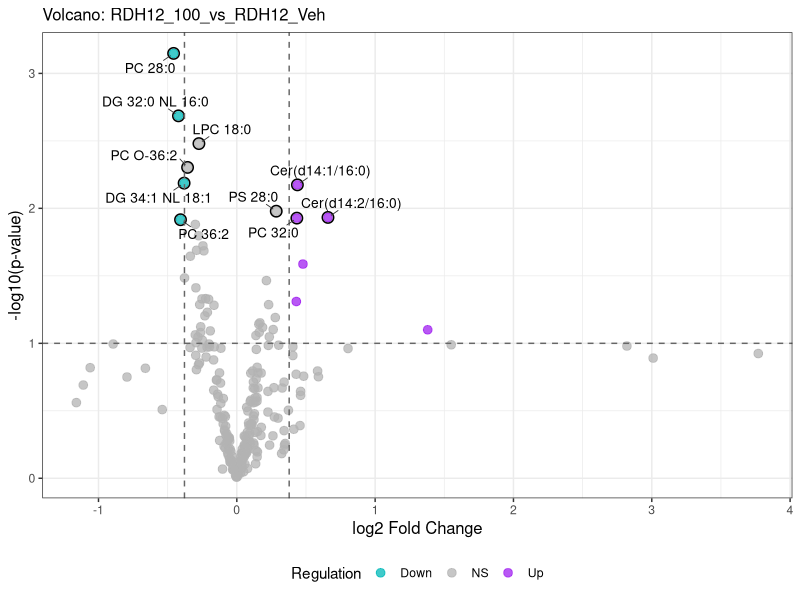
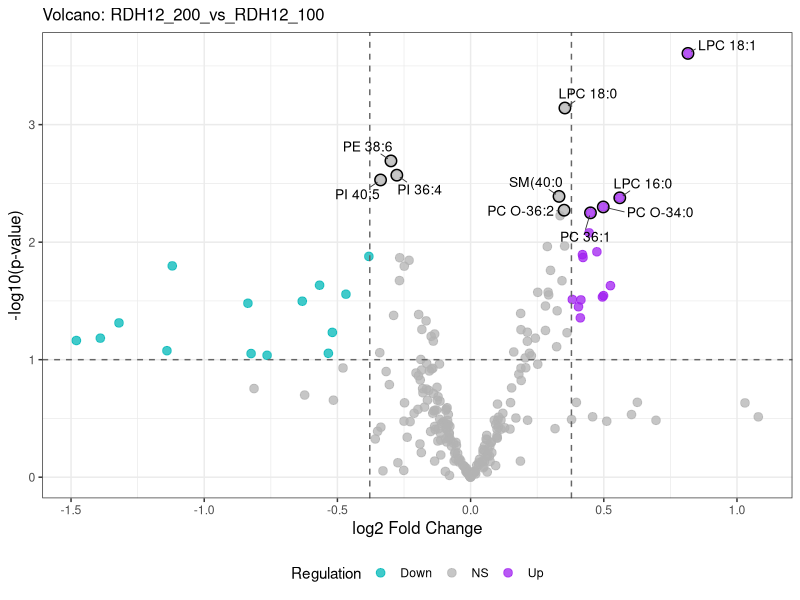
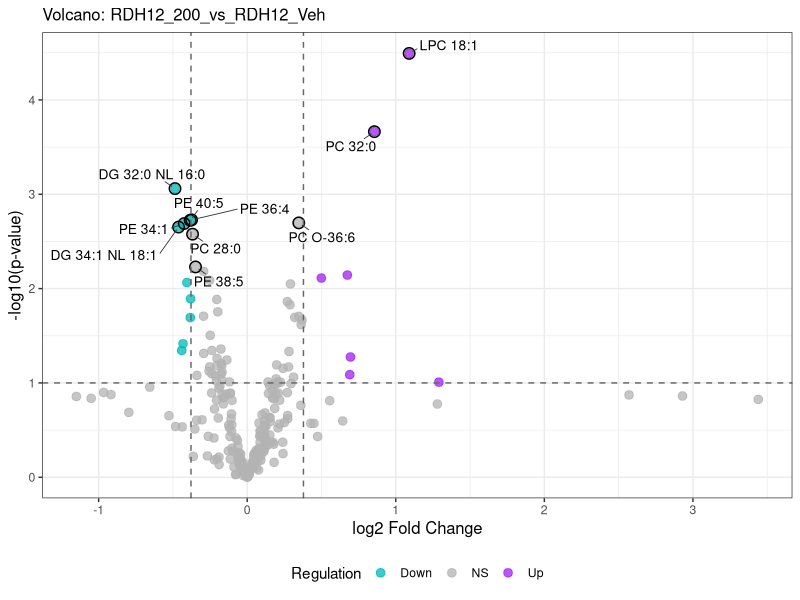

The R script that drew these images, in order:
#File Needed
DEPresults_v2 <- read.csv("Lipidomics/output_txts/Acute_DEA_v2_corrected.csv")

# =========================================================
# Batch standard volcano plots
# - loops over all contrasts automatically
# - uses ratio vs adjusted p-value
# - no missingness-class annotation
# - saves each plot as SVG
# - also writes a per-contrast table with rounded display values
# =========================================================

# -------------------------
# Packages
# -------------------------
library(dplyr)
library(ggplot2)
library(ggrepel)
library(stringr)

# =========================================================
# 1. USER INPUTS
# =========================================================

# Assumes your main table is already in memory as:
# DEPresults_v2

favorite_IDs <- c( )

padj_cutoff  <- 0.1
lfc_cutoff   <- log2(1.3)
n_top_labels <- 10

# output folder
out_dir <- "Lipidomics/Figures/Acute/VolcanoPlots/StandardVolcano/"
dir.create(out_dir, showWarnings = FALSE, recursive = TRUE)

# optional png output too
save_png <- FALSE

# plot size
plot_width  <- 7
plot_height <- 7

# whether labels should include rounded values
include_values_in_labels <- FALSE

# =========================================================
# 2. HELPER FUNCTIONS
# =========================================================

sanitize_filename <- function(x) {
  x %>%
    str_replace_all("[^A-Za-z0-9_\\-]+", "_") %>%
    str_replace_all("_+", "_") %>%
    str_replace_all("^_|_$", "")
}

get_all_contrasts <- function(df) {
  colnames(df) %>%
    .[str_detect(., "_ratio$")] %>%
    str_remove("_ratio$")
}

format_padj_display <- function(x) {
  case_when(
    is.na(x) ~ NA_character_,
    x < 0.01 ~ "<0.01",
    TRUE ~ sprintf("%.2f", round(x, 2))
  )
}

format_ratio_display <- function(x) {
  ifelse(is.na(x), NA_character_, sprintf("%.1f", round(x, 1)))
}

# =========================================================
# 3. MAIN PREP FUNCTION
# =========================================================

make_volcano_df_standard <- function(df,
                                     contrast,
                                     padj_cutoff = 0.1,
                                     lfc_cutoff = log2(1.3),
                                     favorite_IDs = character(),
                                     n_top_labels = 10,
                                     include_values_in_labels = FALSE) {
  
  ratio_col <- paste0(contrast, "_ratio")
  padj_col  <- paste0(contrast, "_p.val")
  
  needed_cols <- c("name", ratio_col, padj_col)
  missing_cols <- setdiff(needed_cols, colnames(df))
  
  if (length(missing_cols) > 0) {
    stop(
      "These required columns are missing for contrast '", contrast, "':\n",
      paste(missing_cols, collapse = "\n")
    )
  }
  
  out <- df %>%
    transmute(
      name = name,
      ratio = .data[[ratio_col]],
      padj  = .data[[padj_col]]
    ) %>%
    mutate(
      # keep full precision for plotting
      padj_plot = pmax(padj, 1e-300),
      
      # rounded/formatted values for display only
      ratio_round = round(ratio, 1),
      padj_round  = round(padj, 2),
      
      ratio_display = format_ratio_display(ratio),
      padj_display  = format_padj_display(padj),
      
      sig = !is.na(padj) & padj <= padj_cutoff,
      
      direction = case_when(
        !is.na(ratio) & ratio >=  lfc_cutoff & sig ~ "Up",
        !is.na(ratio) & ratio <= -lfc_cutoff & sig ~ "Down",
        TRUE ~ "NS"
      )
    )
  
  top_hits <- out %>%
    filter(!is.na(padj)) %>%
    arrange(padj) %>%
    slice_head(n = n_top_labels) %>%
    pull(name)
  
  out <- out %>%
    mutate(
      label_base = if_else(name %in% c(top_hits, favorite_IDs), name, NA_character_),
      label = case_when(
        is.na(label_base) ~ NA_character_,
        include_values_in_labels ~ paste0(
          label_base, "\n",
          "ratio=", ratio_display, ", padj=", padj_display
        ),
        TRUE ~ label_base
      )
    )
  
  out
}

# =========================================================
# 4. PLOTTING FUNCTION
# =========================================================

plot_volcano_standard <- function(volcano_df,
                                  contrast,
                                  padj_cutoff = 0.1,
                                  lfc_cutoff = log2(1.3)) {
  
  ggplot(volcano_df, aes(x = ratio, y = -log10(padj_plot))) +
    geom_point(
      aes(color = direction),
      alpha = 0.75,
      size = 2.6
    ) +
    geom_point(
      data = subset(volcano_df, !is.na(label)),
      shape = 21,
      size = 3.3,
      stroke = 0.8,
      color = "black",
      fill = NA,
      inherit.aes = FALSE,
      aes(x = ratio, y = -log10(padj_plot))
    ) +
    geom_vline(
      xintercept = c(-lfc_cutoff, lfc_cutoff),
      linetype = "dashed",
      color = "grey40"
    ) +
    geom_hline(
      yintercept = -log10(padj_cutoff),
      linetype = "dashed",
      color = "grey40"
    ) +
    geom_text_repel(
      aes(label = label),
      max.overlaps = 25,
      size = 3.5,
      color = "black",
      segment.color = "grey20",
      segment.size = 0.3,
      box.padding = 0.4,
      point.padding = 0.3,
      force = 2,
      min.segment.length = 0,
      na.rm = TRUE
    ) +
    theme_bw() +
    labs(
      title = paste("Volcano:", contrast),
      x = "log2 Fold Change",
      y = "-log10(p-value)",
      color = "Regulation"
    ) +
    scale_color_manual(
      values = c(
        "Up" = "purple",
        "Down" = "#00B8B8",
        "NS" = "grey70"
      ),
      drop = FALSE
    ) +
    theme(
      legend.position = "bottom",
      plot.title = element_text(size = 12),
      axis.title = element_text(size = 12)
    )
}

# =========================================================
# 5. BATCH SAVE FUNCTION
# =========================================================

save_all_standard_volcanoes <- function(df,
                                        out_dir = "Lipidomics/Figures/VolcanoPlots/StandardVolcano/",
                                        favorite_IDs = character(),
                                        padj_cutoff = 0.1,
                                        lfc_cutoff = log2(1.3),
                                        n_top_labels = 10,
                                        width = 12,
                                        height = 10,
                                        save_png = FALSE,
                                        include_values_in_labels = FALSE) {
  
  dir.create(out_dir, showWarnings = FALSE, recursive = TRUE)
  
  contrasts <- get_all_contrasts(df)
  
  if (length(contrasts) == 0) {
    stop("No contrast columns ending in '_ratio' were found.")
  }
  
  message("Found ", length(contrasts), " contrasts.")
  
  summary_tbl <- vector("list", length(contrasts))
  
  for (i in seq_along(contrasts)) {
    contrast <- contrasts[i]
    message("[", i, "/", length(contrasts), "] Processing: ", contrast)
    
    result <- tryCatch({
      volcano_df <- make_volcano_df_standard(
        df = df,
        contrast = contrast,
        padj_cutoff = padj_cutoff,
        lfc_cutoff = lfc_cutoff,
        favorite_IDs = favorite_IDs,
        n_top_labels = n_top_labels,
        include_values_in_labels = include_values_in_labels
      )
      
      p <- plot_volcano_standard(
        volcano_df = volcano_df,
        contrast = contrast,
        padj_cutoff = padj_cutoff,
        lfc_cutoff = lfc_cutoff
      )
      
      base_name <- sanitize_filename(paste0("volcano_", contrast))
      
      svg_file <- file.path(out_dir, paste0(base_name, ".svg"))
      
      ggsave(
        filename = svg_file,
        plot = p,
        width = width,
        height = height,
        units = "in"
      )
      
      if (save_png) {
        png_file <- file.path(out_dir, paste0(base_name, ".png"))
        ggsave(
          filename = png_file,
          plot = p,
          width = width,
          height = height,
          units = "in",
          dpi = 300
        )
      }
      
      # save rounded display table
      table_file <- file.path(out_dir, paste0(base_name, "_table.csv"))
      
      write.csv(
        volcano_df %>%
          select(
            name,
            ratio,
            padj,
            ratio_round,
            padj_round,
            ratio_display,
            padj_display,
            direction,
            label
          ),
        file = table_file,
        row.names = FALSE
      )
      
      data.frame(
        contrast = contrast,
        status = "saved",
        output_svg = svg_file,
        output_table = table_file,
        stringsAsFactors = FALSE
      )
    }, error = function(e) {
      message("  Skipped: ", contrast)
      message("  Reason: ", e$message)
      
      data.frame(
        contrast = contrast,
        status = paste("failed:", e$message),
        output_svg = NA_character_,
        output_table = NA_character_,
        stringsAsFactors = FALSE
      )
    })
    
    summary_tbl[[i]] <- result
  }
  
  bind_rows(summary_tbl)
}

# =========================================================
# 6. RUN BATCH EXPORT
# =========================================================

volcano_export_summary <- save_all_standard_volcanoes(
  df = DEPresults_v2,
  out_dir = out_dir,
  favorite_IDs = favorite_IDs,
  padj_cutoff = padj_cutoff,
  lfc_cutoff = lfc_cutoff,
  n_top_labels = n_top_labels,
  width = plot_width,
  height = plot_height,
  save_png = save_png,
  include_values_in_labels = include_values_in_labels
)

print(volcano_export_summary)

write.csv(
  volcano_export_summary,
  file = file.path(out_dir, "volcano_export_summary.csv"),
  row.names = FALSE
)
